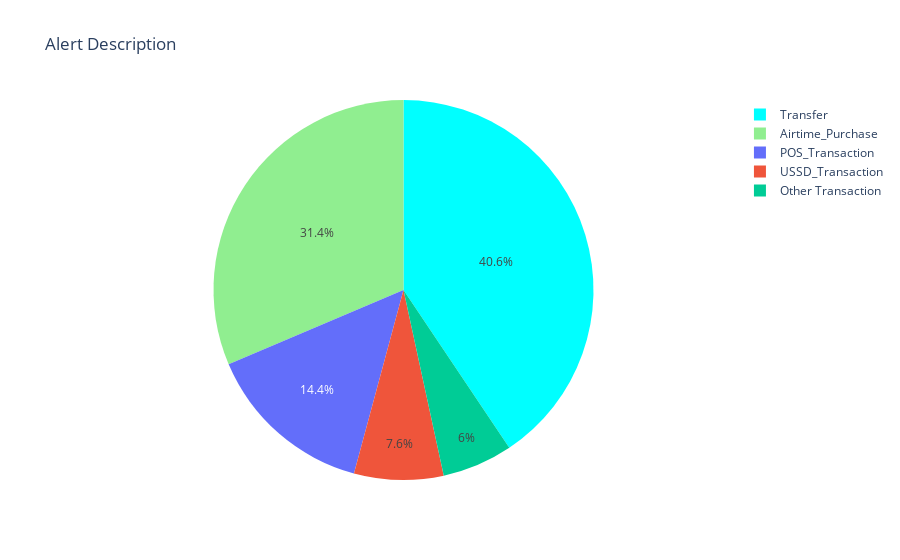

Source (notebook cell):
### Markdown cell above
Description Distribution.

It's suprising how most of the money is spent on airtime.

### Code cell
trans_copy = trans.copy()
trans_copy['description'] = np.where(trans_copy['description'].str.contains('airtime', case=False), 'Airtime_Purchase',
                                trans_copy['description'])
trans_copy['description'] = np.where(trans_copy['description'].str.contains(r'\bPOS\b|ATM'), 'POS_Transaction',
                                trans_copy['description'])
trans_copy['description'] = np.where(trans_copy['description'].str.contains(r'\bTRF\b|Transfer|TRANSFER|TFR'), 'Transfer',
                                trans_copy['description'])
trans_copy['description'] = np.where(trans_copy['description'].str.contains('USSD'), 'USSD_Transaction',
                                trans_copy['description'])
trans_copy['description'] = np.where(~(trans_copy['description'] == 'Airtime_Purchase') & ~(trans_copy['description'] == 'POS_Transaction') & ~(trans_copy['description'] == 'Transfer') &\
                                        ~(trans_copy['description'] == 'USSD_Transaction'), 'Other Transaction', trans_copy['description'])
df = trans_copy['description'].value_counts()

label = df.index
size = df.values
colors = ['aqua', 'lightgreen']

trace = go.Pie(
    labels=label,
    values=size,
    marker=dict(colors=colors)
)

data = [trace]
layout = go.Layout(title='Alert Description')
fig = go.Figure(data=data, layout=layout)
po.iplot(fig)

### Figure 1 — Plotly figure (JSON) as saved in the notebook; plotly's stock layout.template omitted (floating-point values rounded to 4 significant figures)
{"data": [{"labels": ["Transfer", "Airtime_Purchase", "POS_Transaction", "USSD_Transaction", "Other Transaction"], "marker": {"colors": ["aqua", "lightgreen"]}, "type": "pie", "values": [203, 157, 72, 38, 30]}], "layout": {"title": {"text": "Alert Description"}}}
